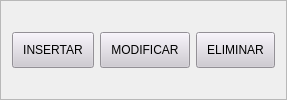
               <widget class="QFrame" name="frame_17">
                <property name="styleSheet">
                 <string notr="true">QPushButton{
color:black;
background-color: rgb(206,202,210);
padding: 10px;
}
QPushButton:hover{
border: 1px solid black;
}</string>
                </property>
                <property name="frameShape">
                 <enum>QFrame::StyledPanel</enum>
                </property>
                <property name="frameShadow">
                 <enum>QFrame::Raised</enum>
                </property>
                <layout class="QHBoxLayout" name="horizontalLayout_37">
                 <property name="spacing">
                  <number>6</number>
                 </property>
                 <property name="topMargin">
                  <number>9</number>
                 </property>
                 <property name="bottomMargin">
                  <number>9</number>
                 </property>
                 <item>
                  <widget class="QPushButton" name="PushBoton_Insertar_Alumno">
                   <property name="styleSheet">
                    <string notr="true">QPushButton{
color:black;
}

QPushButton:hover{
border: 1px solid black;
background-color:rgb(80,150,210);
}</string>
                   </property>
                   <property name="text">
                    <string>INSERTAR</string>
                   </property>
                  </widget>
                 </item>
                 <item>
                  <widget class="QPushButton" name="PushBoton_Modificar_Alumno">
                   <property name="styleSheet">
                    <string notr="true">QPushButton{
color:black;
}

QPushButton:hover{
border: 1px solid black;
}</string>
                   </property>
                   <property name="text">
                    <string>MODIFICAR</string>
                   </property>
                  </widget>
                 </item>
                 <item>
                  <widget class="QPushButton" name="PushBoton_Eliminar_Alumno">
                   <property name="enabled">
                    <bool>true</bool>
                   </property>
                   <property name="styleSheet">
                    <string notr="true">QPushButton{
color:black;
}

QPushButton:hover{
border: 1px solid black;
background-color:rgb(210,50,50);
color:White;
}</string>
                   </property>
                   <property name="text">
                    <string>ELIMINAR</string>
                   </property>
                  </widget>
                 </item>
                </layout>
               </widget>
